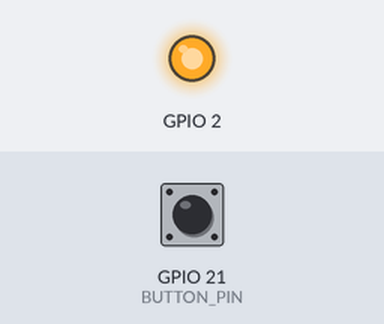
The program below on a simulated ESP32. Shown: output pins drawn as LEDs (lit = HIGH). Inputs (shaded band) come from the test bench; at power-on: GPIO 21 (BUTTON_PIN) HIGH. EEPROM starts erased.

Above: at 1.3 s.
1.4 s: GPIO 21 (BUTTON_PIN) pulled LOW for 0.15 s
At 2.6 s:
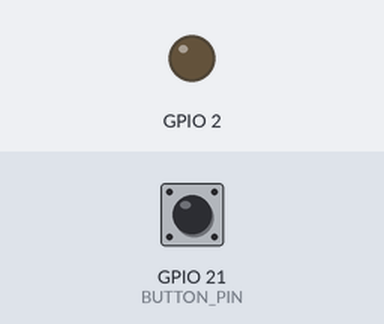
3.0 s: GPIO 21 (BUTTON_PIN) pulled LOW for 1 s
At 3.8 s:
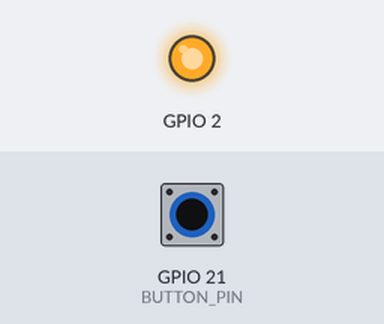
5.5 s: GPIO 21 (BUTTON_PIN) pulled LOW for 3.2 s
At 6.9 s:
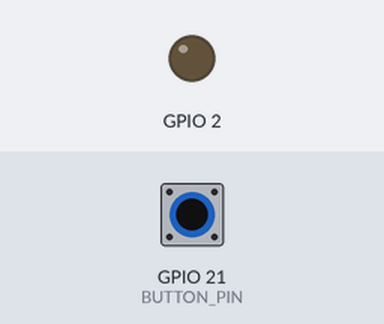
Timing chart, 0 to 8.5 s (numbered marks = the images above; inputs shaded):
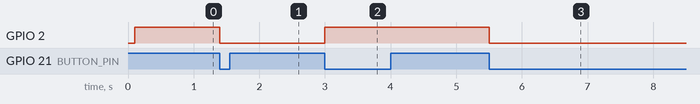

Measured:
- after the input at 1.4 s, GPIO 2: HIGH → LOW at once
- after the input at 3.0 s, GPIO 2: LOW → HIGH at once
- after the input at 5.5 s, GPIO 2: HIGH → LOW at once

The program:

main.cpp
```cpp
#include <Arduino.h>
#include <EEPROM.h>

#define EEPROM_SIZE 1
#define BUTTON_PIN 21

unsigned char led_status = LOW;
bool changeLedStatus = false;
portMUX_TYPE gpioIntMux = portMUX_INITIALIZER_UNLOCKED;

void IRAM_ATTR gpioISR() {
    portENTER_CRITICAL(&gpioIntMux);
    changeLedStatus = true;
    portEXIT_CRITICAL(&gpioIntMux);
}

void setup() {
    // put your setup code here, to run once:
    pinMode(BUTTON_PIN, INPUT_PULLUP);
    pinMode(BUILTIN_LED, OUTPUT);
    attachInterrupt(BUTTON_PIN, &gpioISR, FALLING);

    // Initialize EEPROM and read LED status
    EEPROM.begin(EEPROM_SIZE);
    delay(100);
    led_status = EEPROM.read(0);
    digitalWrite(BUILTIN_LED, led_status);
}

void loop() {
    // put your main code here, to run repeatedly:
    if (changeLedStatus) {
        portENTER_CRITICAL(&gpioIntMux);
        changeLedStatus = false;
        portEXIT_CRITICAL(&gpioIntMux);

        led_status = !led_status;
        digitalWrite(BUILTIN_LED, led_status);

        EEPROM.write(0, led_status);
        EEPROM.commit();
    }
}
```
